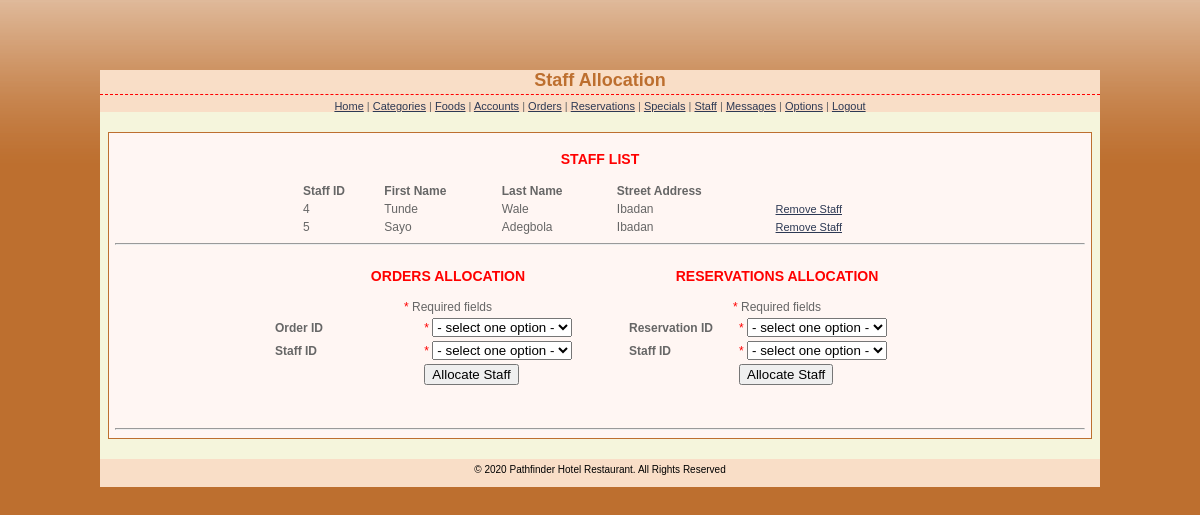
The app's page /admin/allocation.php (signed in) with its own data.
### tables this page shows
CREATE TABLE `staff` (
  `StaffID` int(15) NOT NULL,
  `firstname` varchar(25) NOT NULL,
  `lastname` varchar(25) NOT NULL,
  `Street_Address` text NOT NULL,
  `Mobile_Tel` varchar(20) NOT NULL
);

### admin/allocation.php (the view, shortened to what this page needs)
<?php
    $staff=mysql_query("SELECT * FROM staff")
    or die("There are no records to display ... \n" . mysql_error());
?>
<?php
    $flag_0 = 0;
    $reservations=mysql_query("SELECT * FROM reservations_details WHERE flag='$flag_0'")
    or die("There are no records to display ... \n" . mysql_error());
?>
<?php
    $staff_1=mysql_query("SELECT * FROM staff")
    or die("There are no records to display ... \n" . mysql_error());
?>
<?php
    $staff_2=mysql_query("SELECT * FROM staff")
    or die("There are no records to display ... \n" . mysql_error());
?>
<!DOCTYPE html PUBLIC "-//W3C//DTD XHTML 1.0 Transitional//EN" "http://www.w3.org/TR/xhtml1/DTD/xhtml1-transitional.dtd">
<html xmlns="http://www.w3.org/1999/xhtml">
<head>
<link href="stylesheets/admin_styles.css" rel="stylesheet" type="text/css" />
</head>
<body>
<div id="page">
<div id="header">
<h1>Staff Allocation </h1>
<a href="index.php">Home</a> | <a href="categories.php">Categories</a> | <a href="foods.php">Foods</a> | <a href="accounts.php">Accounts</a> | <a href="orders.php">Orders</a> | <a href="reservations.php">Reservations</a> | <a href="specials.php">Specials</a> | <a href="allocation.php">Staff</a> | <a href="messages.php">Messages</a> | <a href="options.php">Options</a> | <a href="logout.php">Logout</a>
</div>
<div id="container">
<table border="0" width="600" align="center">
<CAPTION><h3>STAFF LIST</h3></CAPTION>
<tr>
<th>Staff ID</th>
<th>First Name</th>
<th>Last Name</th>
<th>Street Address</th>
</tr>
<?php
while ($row=mysql_fetch_array($staff)){
echo "<tr>";
echo "<td>" . $row['StaffID']."</td>";
echo "<td>" . $row['firstname']."</td>";
echo "<td>" . $row['lastname']."</td>";
echo "<td>" . $row['Street_Address']."</td>";
echo '<td><a href="delete-staff.php?id=' . $row['StaffID'] . '">Remove Staff</a></td>';
echo "</tr>";
}
?>
</table>
<hr>
<table align="center">
<tr>
<form id="ordersAllocationForm" name="ordersAllocationForm" method="post" action="orders-allocation.php" onsubmit="return ordersAllocationValidate(this)">
<td>
  <table width="350" border="0" cellpadding="2" cellspacing="0">
  <CAPTION><h3>ORDERS ALLOCATION</h3></CAPTION>
	<tr>
		<td colspan="2" style="text-align:center;"><font color="#FF0000">* </font>Required fields</td>
	</tr>
    <tr>
      <th width="124">Order ID</th>
      <td width="168"><font color="#FF0000">* </font><select name="orderid" id="orderid">
        <option value="select">- select one option -
        </select></td>
    </tr>
    <tr>
      <th>Staff ID</th>
      <td><font color="#FF0000">* </font><select name="staffid" id="staffid">
        <option value="select">- select one option -
        <?php
        while ($row=mysql_fetch_array($staff_1)){
        echo "<option value=$row[StaffID]>$row[StaffID]";
        }
        ?>
        </select></td>
    </tr>
    <tr>
      <td>&nbsp;</td>
      <td><input type="submit" name="Submit" value="Allocate Staff" /></td>
    </tr>
  </table>
</td>
</form>
<td>
<form id="reservationsAllocationForm" name="reservationsAllocationForm" method="post" action="reservations-allocation.php" onsubmit="return reservationsAllocationValidate(this)">
  <table width="300" border="0" align="center" cellpadding="2" cellspacing="0">
  <CAPTION><h3>RESERVATIONS ALLOCATION</h3></CAPTION>
	<tr>
		<td colspan="2" style="text-align:center;"><font color="#FF0000">* </font>Required fields</td>
	</tr>
    <tr>
      <th>Reservation ID </th>
      <td><font color="#FF0000">* </font><select name="reservationid" id="reservationid">
        <option value="select">- select one option -
        <?php
        while ($row=mysql_fetch_array($reservations)){
        echo "<option value=$row[ReservationID]>$row[ReservationID]";
        }
        ?>
        </select></td>
    </tr>
	<tr>
      <th>Staff ID </th>
      <td><font color="#FF0000">* </font><select name="staffid" id="staffid">
        <option value="select">- select one option -
        <?php
        while ($row=mysql_fetch_array($staff_2)){
        echo "<option value=$row[StaffID]>$row[StaffID]";
        }
        ?>
        </select></td>
    </tr>
    <tr>
      <td>&nbsp;</td>
      <td><input type="submit" name="Submit" value="Allocate Staff" /></td>
    </tr>
  </table>
</td>
</tr>
</table>
<p>&nbsp;</p>
<hr>
</div>
<?php include 'footer.php'; ?>
</div>
</body>
</html>

### admin/stylesheets/admin_styles.css (style rules this page uses)
body { font: 11px Verdana, Arial, Helvetica, sans-serif; color: #666666; margin: 0px; padding: 20px 10px 0px; background:#bd6f2f url(../base-bg.gif) repeat-x top; }
h1 { color: #bd6f2f; margin: 0px 0px 5px; padding: 0px 0px 3px; font: bold 18px Verdana, Arial, Helvetica, sans-serif; border-bottom: 1px dashed red; text-align:center; }
h3 { color:red; }
a { color: #2D3954; font-size: 11px; }
th { font-weight: bold; text-align: left; }
#page { width:1000px; margin:0 auto; margin-top:50px; padding-top:0px; background: beige; height:auto; }
#header { text-align:center; background:#f9dec7; }
#container { border:#bd6f2f solid 1px; padding:4px 6px 2px 6px; width:970px; margin:0 auto; background:#fff6f3; font-size:12px; text-align:justify; margin-top:20px; }

### records on screen
staff: StaffID "4", firstname "Tunde", lastname "Wale", Street_Address "Ibadan"
staff: StaffID "5", firstname "Sayo", lastname "Adegbola", Street_Address "Ibadan"
